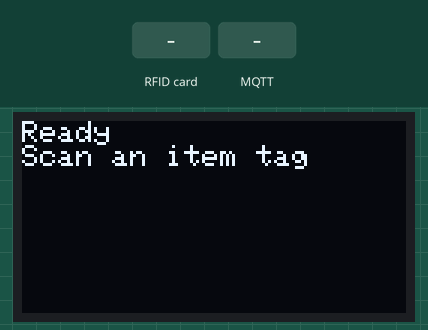
The sketch below on a simulated ESP32. On the bench: 128×64 one-colour display. The inputs (shaded band) are chosen by the test bench. WiFi joins after 1.5 s; servers stay silent unless stated; no MQTT or app messages arrive unless stated.

Above: at 4.3 s.
4.4 s: RFID card 5E 7A 19 C4 held to the reader
At 5.4 s:
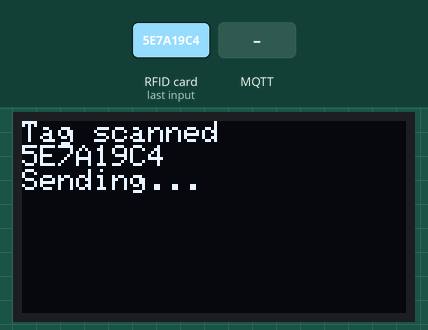
5.9 s: MQTT message "checked_in" arrives on the first subscribed topic
At 6.3 s:
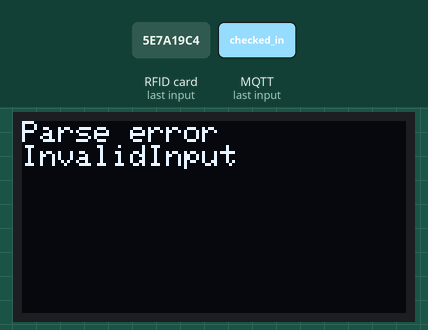
7.4 s: MQTT message "1" arrives on the first subscribed topic
At 8.6 s:
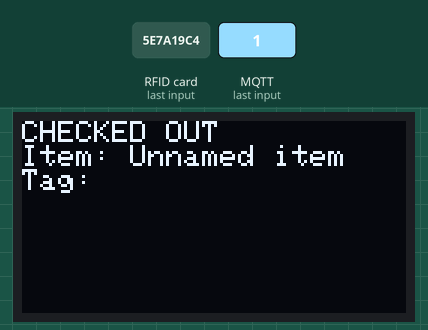
8.9 s: MQTT message "on" arrives on the first subscribed topic
At 9.4 s:
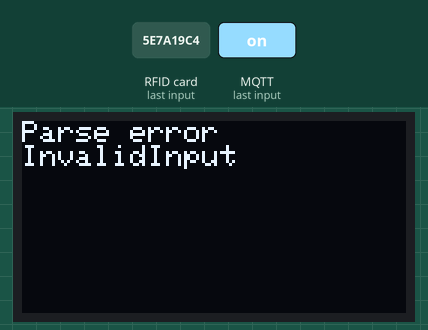
10.4 s: MQTT message "0" arrives on the first subscribed topic
At 11.6 s:
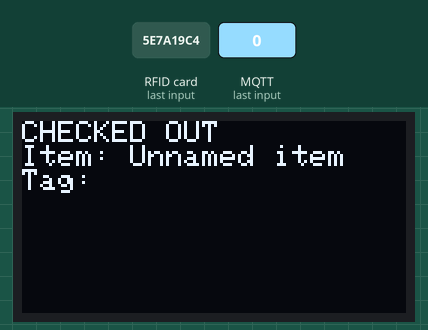
Timing chart, 0 to 12.9 s (numbered marks = the images above; inputs shaded):
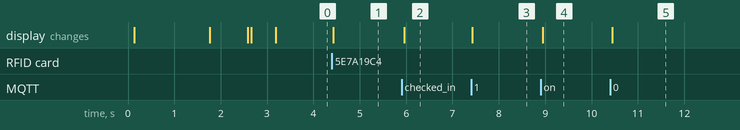

The sketch:

smart_box_esp32.ino
```cpp
/*
 * Campus Lost & Found Smart Box — ESP32 firmware
 * ------------------------------------------------
 * Hardware:
 *   - ESP32 dev board
 *   - MFRC522 RFID reader (SPI)
 *   - SSD1306 128x64 OLED (I2C)
 *
 * Behavior:
 *   1. On boot, connect to Wi-Fi, then to AWS IoT Core over MQTT/TLS.
 *   2. When a tag is scanned, publish {tagId, boxId, ts} to
 *      lostfound/<boxId>/scan
 *   3. The cloud side (Lambda) decides whether this is a check-in or
 *      check-out (it's the single source of truth for item state) and
 *      publishes the result back to lostfound/<boxId>/status, which this
 *      device is subscribed to. The OLED updates when that arrives.
 *
 * Wiring (typical ESP32 devkit):
 *   MFRC522   ESP32
 *   SDA(SS)   GPIO5
 *   SCK       GPIO18
 *   MOSI      GPIO23
 *   MISO      GPIO19
 *   RST       GPIO4
 *   3.3V/GND  3.3V/GND
 *
 *   SSD1306 (I2C)  ESP32
 *   SDA            GPIO21
 *   SCL            GPIO22
 *   3.3V/GND       3.3V/GND
 *
 * Required libraries (install via Arduino Library Manager):
 *   - MFRC522 (miguelbalboa/rfid)
 *   - Adafruit SSD1306 + Adafruit GFX
 *   - PubSubClient (knolleary)
 *   - ArduinoJson (bblanchon)
 */

#include <SPI.h>
#include <MFRC522.h>
#include <Wire.h>
#include <Adafruit_GFX.h>
#include <Adafruit_SSD1306.h>
#include <WiFi.h>
#include <WiFiClientSecure.h>
#include <PubSubClient.h>
#include <ArduinoJson.h>

#include "secrets.h"   // Wi-Fi + AWS IoT credentials, see secrets_template.h

// ---------- Pin config ----------
#define RFID_SS_PIN   5
#define RFID_RST_PIN  4
#define OLED_WIDTH    128
#define OLED_HEIGHT   64
#define OLED_RESET    -1

// ---------- Device identity ----------
// Each physical box gets a unique boxId. Used in MQTT topics so many
// boxes can share one AWS account / one set of Lambda functions.
const char* BOX_ID = "box-01";

MFRC522 rfid(RFID_SS_PIN, RFID_RST_PIN);
Adafruit_SSD1306 display(OLED_WIDTH, OLED_HEIGHT, &Wire, OLED_RESET);

WiFiClientSecure net;
PubSubClient mqtt(net);

char scanTopic[64];
char statusTopic[64];

unsigned long lastReconnectAttempt = 0;

// ---------- OLED helpers ----------
void oledMessage(const String& line1, const String& line2 = "", const String& line3 = "") {
  display.clearDisplay();
  display.setTextSize(1);
  display.setTextColor(SSD1306_WHITE);
  display.setCursor(0, 0);
  display.println(line1);
  if (line2.length()) display.println(line2);
  if (line3.length()) display.println(line3);
  display.display();
}

// ---------- Wi-Fi ----------
void connectWiFi() {
  oledMessage("Wi-Fi", "connecting...");
  WiFi.mode(WIFI_STA);
  WiFi.begin(WIFI_SSID, WIFI_PASSWORD);
  while (WiFi.status() != WL_CONNECTED) {
    delay(400);
  }
  oledMessage("Wi-Fi", "connected", WiFi.localIP().toString());
  delay(800);
}

// ---------- MQTT message handler (status updates from Lambda) ----------
void onMqttMessage(char* topic, byte* payload, unsigned int length) {
  StaticJsonDocument<256> doc;
  DeserializationError err = deserializeJson(doc, payload, length);
  if (err) {
    oledMessage("Parse error", err.c_str());
    return;
  }

  const char* action = doc["action"] | "unknown";     // "checked_in" / "checked_out"
  const char* itemName = doc["itemName"] | "Unnamed item";
  const char* tagId = doc["itemId"] | "";

  String header = (String(action) == "checked_in") ? "CHECKED IN" : "CHECKED OUT";
  oledMessage(header, String("Item: ") + itemName, String("Tag: ") + tagId);
}

// ---------- MQTT connect ----------
bool connectMqtt() {
  net.setCACert(AWS_ROOT_CA1);
  net.setCertificate(AWS_CERT_CRT);
  net.setPrivateKey(AWS_CERT_PRIVATE);

  mqtt.setServer(AWS_IOT_ENDPOINT, 8883);
  mqtt.setCallback(onMqttMessage);

  oledMessage("AWS IoT Core", "connecting...");
  String clientId = String("smartbox-") + BOX_ID;
  if (mqtt.connect(clientId.c_str())) {
    mqtt.subscribe(statusTopic);
    oledMessage("AWS IoT Core", "connected");
    delay(500);
    return true;
  }
  oledMessage("AWS IoT Core", "connect failed", String("rc=") + mqtt.state());
  return false;
}

// ---------- Publish a scan event ----------
void publishScan(const String& tagId) {
  StaticJsonDocument<256> doc;
  doc["itemId"] = tagId;
  doc["boxId"] = BOX_ID;
  doc["ts"] = (uint32_t)(millis() / 1000); // device-relative; Lambda stamps wall-clock time too

  char buf[256];
  size_t n = serializeJson(doc, buf);
  mqtt.publish(scanTopic, buf, n);
  oledMessage("Tag scanned", tagId, "Sending...");
}

String uidToString(MFRC522::Uid uid) {
  String s;
  for (byte i = 0; i < uid.size; i++) {
    if (uid.uidByte[i] < 0x10) s += "0";
    s += String(uid.uidByte[i], HEX);
  }
  s.toUpperCase();
  return s;
}

void setup() {
  Serial.begin(115200);
  Wire.begin();
  SPI.begin();

  snprintf(scanTopic, sizeof(scanTopic), "lostfound/%s/scan", BOX_ID);
  snprintf(statusTopic, sizeof(statusTopic), "lostfound/%s/status", BOX_ID);

  if (!display.begin(SSD1306_SWITCHCAPVCC, 0x3C)) {
    Serial.println("OLED init failed");
  }
  oledMessage("Campus Lost&Found", "Booting...");

  rfid.PCD_Init();

  connectWiFi();
  connectMqtt();

  oledMessage("Ready", "Scan an item tag");
}

void loop() {
  if (WiFi.status() != WL_CONNECTED) {
    connectWiFi();
  }

  if (!mqtt.connected()) {
    unsigned long now = millis();
    if (now - lastReconnectAttempt > 5000) {
      lastReconnectAttempt = now;
      if (connectMqtt()) {
        lastReconnectAttempt = 0;
        oledMessage("Ready", "Scan an item tag");
      }
    }
  } else {
    mqtt.loop();
  }

  // Poll for a new RFID tag
  if (rfid.PICC_IsNewCardPresent() && rfid.PICC_ReadCardSerial()) {
    String tagId = uidToString(rfid.uid);
    publishScan(tagId);
    rfid.PICC_HaltA();
    rfid.PCD_StopCrypto1();
    delay(1500); // debounce so one tap doesn't fire multiple scans
  }
}
```

secrets_template.h
```cpp
/*
 * Copy this file to secrets.h (same folder) and fill in your values.
 * secrets.h is where real credentials live — never commit it to git.
 * Add "secrets.h" to your .gitignore.
 */

#ifndef SECRETS_H
#define SECRETS_H

// ---- Wi-Fi ----
#define WIFI_SSID       "YOUR_WIFI_SSID"
#define WIFI_PASSWORD   "YOUR_WIFI_PASSWORD"

// ---- AWS IoT Core ----
// Get this with: aws iot describe-endpoint --endpoint-type iot:Data-ATS
#define AWS_IOT_ENDPOINT  "xxxxxxxxxxxxx-ats.iot.us-east-1.amazonaws.com"

// Paste the contents of AmazonRootCA1.pem, <thing>-certificate.pem.crt,
// and <thing>-private.pem.key here (produced by infrastructure/deploy.sh).

static const char AWS_ROOT_CA1[] PROGMEM = R"EOF(
-----BEGIN CERTIFICATE-----
PASTE_AMAZON_ROOT_CA1_HERE
-----END CERTIFICATE-----
)EOF";

static const char AWS_CERT_CRT[] PROGMEM = R"EOF(
-----BEGIN CERTIFICATE-----
PASTE_DEVICE_CERTIFICATE_HERE
-----END CERTIFICATE-----
)EOF";

static const char AWS_CERT_PRIVATE[] PROGMEM = R"EOF(
-----BEGIN RSA PRIVATE KEY-----
PASTE_DEVICE_PRIVATE_KEY_HERE
-----END RSA PRIVATE KEY-----
)EOF";

#endif
```

Measured:
- after the input at 4.4 s, the display: changes at once (image 1)
- after the input at 5.9 s, the display: changes after 0.06 s (image 2)
- after the input at 7.4 s, the display: changes at once (image 3)
- after the input at 8.9 s, the display: changes after 0.05 s (image 4)
- after the input at 10.4 s, the display: changes at once (image 5)
